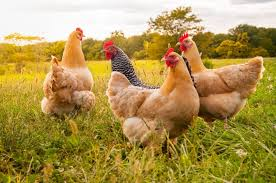
#> input picture hasher-matcher-actioner/demo/test_images/photo1.jpg, 276 x 183 px
$ python -i generate_test_data.py   (imports and definitions only)
#> lines starting #> are read from the running program, lines starting #| are printed output that depends on the picture
### hasher-matcher-actioner/demo/api/database.py
from typing import List, Tuple, Dict, Optional
import random
import sqlite3
from pathlib import Path
import json
import datetime

class Database:
    # [18 lines left out: functions __init__, store_hash, get_hash, not called in this run]

    def get_all_hashes(self) -> List[Tuple[str, str, Dict]]:
        """Get all stored hashes."""
        return self.hashes

    # [5 lines left out: function get_random_hash, not called in this run]

class ImageDatabase:
    def __init__(self, db_path: str = "image_hashes.db"):
        self.db_path = db_path
        self._init_db()

    def _init_db(self):
        with sqlite3.connect(self.db_path) as conn:
            conn.execute("""
                CREATE TABLE IF NOT EXISTS images (
                    id INTEGER PRIMARY KEY AUTOINCREMENT,
                    filename TEXT,
                    upload_date TIMESTAMP,
                    file_hash TEXT UNIQUE,
                    pdq_hash TEXT,
                    pdq_quality FLOAT,
                    md5_hash TEXT,
                    sha1_hash TEXT,
                    photodna_hash TEXT,
                    netclean_hash TEXT,
                    is_variation BOOLEAN DEFAULT FALSE,
                    parent_image_id INTEGER,
                    FOREIGN KEY (parent_image_id) REFERENCES images(id)
                )
            """)

            conn.execute("""
                CREATE TABLE IF NOT EXISTS comparisons (
                    id INTEGER PRIMARY KEY AUTOINCREMENT,
                    image1_id INTEGER,
                    image2_id INTEGER,
                    comparison_date TIMESTAMP,
                    pdq_distance INTEGER,
                    md5_distance FLOAT,
                    sha1_distance FLOAT,
                    photodna_distance FLOAT,
                    netclean_distance FLOAT,
                    FOREIGN KEY (image1_id) REFERENCES images(id),
                    FOREIGN KEY (image2_id) REFERENCES images(id)
                )
            """)

    # [128 lines left out: functions add_image, add_comparison, get_random_image, find_similar_images, not called in this run]

# Create a global instance
db = ImageDatabase()

### hasher-matcher-actioner/demo/api/generate_test_data.py
import os
import random
from PIL import Image, ImageDraw, ImageEnhance, ImageFilter
import hashlib
import json
from api.database import db
from datetime import datetime
import io
import requests
from pathlib import Path
import numpy as np
import pdqhash

# [8 lines left out: function download_image, not called in this run]

def create_variations(image_path, num_variations=3):
    """Create variations of an image using different transformations."""
#> called with image_path = '../test_images/photo1.jpg', num_variations = 3
    original = Image.open(image_path)
#> original is the input picture: PIL image 276x183 RGB; mean R, G, B 172.6, 147.1, 81.4
    variations = []

    for i in range(num_variations):
        # Create a copy of the original
        variation = original.copy()

        # Apply random transformations
        # 1. Adjust brightness
        enhancer = ImageEnhance.Brightness(variation)
        variation = enhancer.enhance(random.uniform(0.8, 1.2))

        # 2. Adjust contrast
        enhancer = ImageEnhance.Contrast(variation)
        variation = enhancer.enhance(random.uniform(0.8, 1.2))

        # 3. Slight rotation
        angle = random.uniform(-5, 5)
        variation = variation.rotate(angle, expand=True)

        # 4. Slight blur
        if random.random() > 0.5:
            variation = variation.filter(ImageFilter.GaussianBlur(radius=random.uniform(0, 1)))

        # 5. Random crop and resize back
        width, height = variation.size
        crop_width = int(width * random.uniform(0.8, 0.95))
        crop_height = int(height * random.uniform(0.8, 0.95))
        left = random.randint(0, width - crop_width)
        top = random.randint(0, height - crop_height)
        variation = variation.crop((left, top, left + crop_width, top + crop_height))
        variation = variation.resize((width, height))

        variations.append(variation)
#> this loop made 3 passes
#> pass 1, in create_variations, `variation = enhancer.enhance(random.uniform(0.8, 1.2))`:
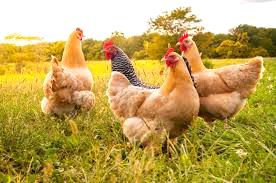
#> variation: PIL image 276x183 RGB; mean R, G, B 190.4, 163.1, 88.8
#> pass 1, in create_variations, `variation = variation.rotate(angle, expand=True)`:
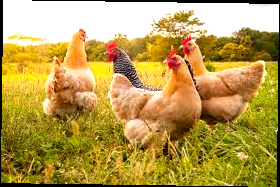
#> variation: PIL image 280x187 RGB; mean R, G, B 183.7, 155.4, 78.7
#> pass 1, in create_variations, `variation = variation.crop((left, top, left + crop_width, top + crop_h..`:
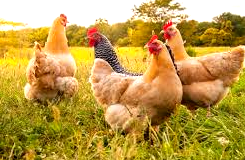
#> variation: PIL image 245x160 RGB; mean R, G, B 189.4, 154.9, 74
#> after the loop:
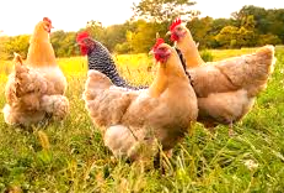
#> variation: PIL image 284x193 RGB; mean R, G, B 191.7, 158.7, 78.8
#> after the loop, variations = 3 items

    return variations

# [117 lines left out: functions calculate_hash, calculate_file_hash, process_and_store_image, generate_test_dataset, not called in this run]

# [4 lines not run here, left out]

>>> result = create_variations('../test_images/photo1.jpg')
#> result = 3 items

$ run again, on hasher-matcher-actioner/demo/test_images/photo13.jpg
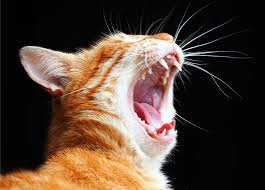
#> input picture hasher-matcher-actioner/demo/test_images/photo13.jpg, 265 x 190 px
#> in create_variations, original is the input picture: PIL image 265x190 RGB; mean R, G, B 84.8, 66.4, 53.6
#> the loop in create_variations, `for i in range(num_variations):` made 3 passes
#> pass 1, in create_variations, `variation = variation.crop((left, top, left + crop_width, top + crop_h..`:
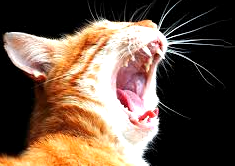
#> variation: PIL image 235x166 RGB; mean R, G, B 108.9, 86.8, 70.7
#> after the loop in create_variations, `for i in range(num_variations):`:
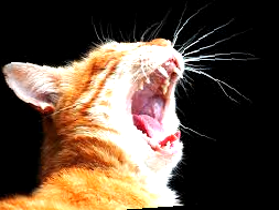
#> variation: PIL image 279x210 RGB; mean R, G, B 94.8, 76.7, 61.3
#> after the loop in create_variations, `for i in range(num_variations):`: variations = 3 items

$ run again, on hasher-matcher-actioner/demo/test_images/photo2.jpg
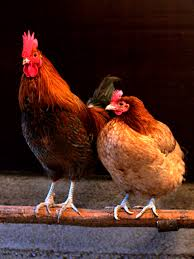
#> input picture hasher-matcher-actioner/demo/test_images/photo2.jpg, 194 x 259 px
#> in create_variations, original is the input picture: PIL image 194x259 RGB; mean R, G, B 75.2, 41.7, 33.3
#> the loop in create_variations, `for i in range(num_variations):` made 3 passes
#> pass 1, in create_variations, `variation = variation.crop((left, top, left + crop_width, top + crop_h..`:
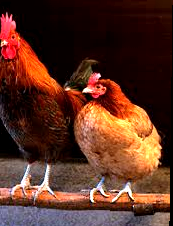
#> variation: PIL image 173x226 RGB; mean R, G, B 91.9, 49.1, 35
#> after the loop in create_variations, `for i in range(num_variations):`:
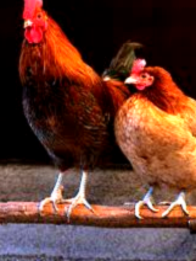
#> variation: PIL image 196x261 RGB; mean R, G, B 97.5, 56.2, 45.2
#> after the loop in create_variations, `for i in range(num_variations):`: variations = 3 items

$ run again, on hasher-matcher-actioner/demo/test_images/photo3.jpg
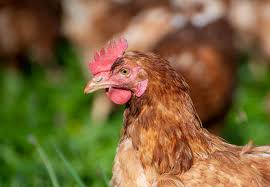
#> input picture hasher-matcher-actioner/demo/test_images/photo3.jpg, 270 x 187 px
#> in create_variations, original is the input picture: PIL image 270x187 RGB; mean R, G, B 123.3, 101.6, 57.2
#> the loop in create_variations, `for i in range(num_variations):` made 3 passes
#> pass 1, in create_variations, `variation = variation.crop((left, top, left + crop_width, top + crop_h..`:
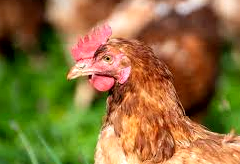
#> variation: PIL image 240x164 RGB; mean R, G, B 141.1, 112.9, 58.7
#> after the loop in create_variations, `for i in range(num_variations):`:
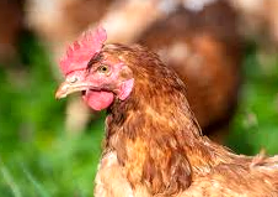
#> variation: PIL image 278x197 RGB; mean R, G, B 152.9, 121.4, 68.4
#> after the loop in create_variations, `for i in range(num_variations):`: variations = 3 items
